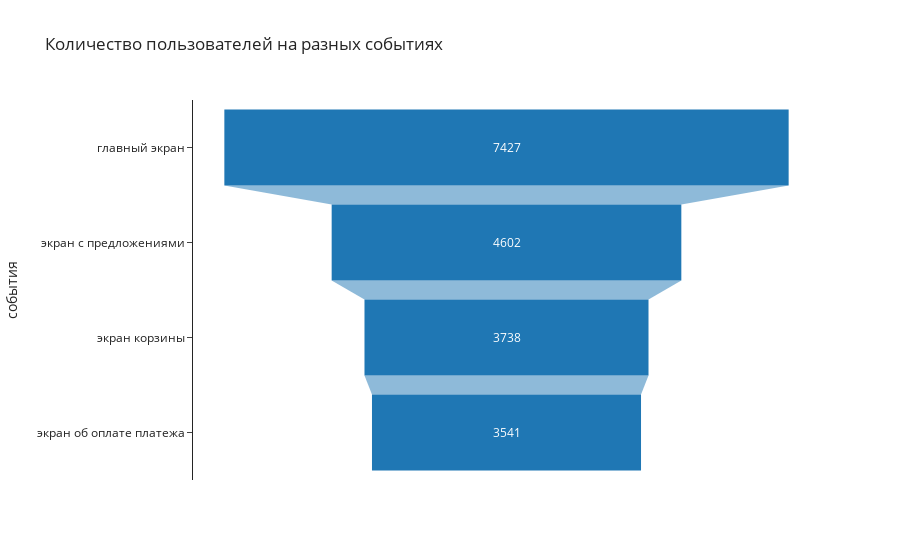

Notebook source saved alongside this figure:
### Markdown cell above
Строим график

### Code cell
px.funnel(ev_raw_without_tutorial,
          y='event_name_rus',
          x='count_users',
          labels={'event_name_rus': 'события',
                  'count_users':  'число пользователей'},
            title='Количество пользователей на разных событиях',
            template='simple_white')

### Figure 1 — Plotly figure (JSON) as saved in the notebook; plotly's stock layout.template omitted (floating-point values rounded to 4 significant figures)
{"data": [{"hovertemplate": "число пользователей=%{x}<br>события=%{y}<extra></extra>", "legendgroup": "", "marker": {"color": "#1F77B4"}, "name": "", "orientation": "h", "showlegend": false, "type": "funnel", "x": [7427, 4602, 3738, 3541], "xaxis": "x", "y": ["главный экран", "экран с предложениями", "экран корзины", "экран об оплате платежа"], "yaxis": "y"}], "layout": {"legend": {"tracegroupgap": 0}, "title": {"text": "Количество пользователей на разных событиях"}, "xaxis": {"anchor": "y", "domain": [0, 1], "title": {"text": "число пользователей"}}, "yaxis": {"anchor": "x", "domain": [0, 1], "title": {"text": "события"}}}}
